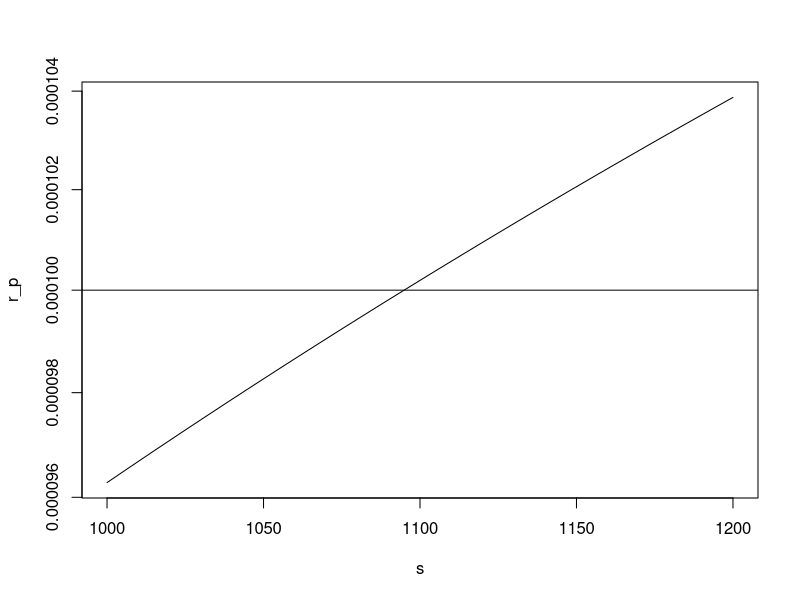

Generate this figure with R:
lambda <- 1.28E-10 #meter
thetha_d <- 0.2 #degree
focus <- 0.1 #meter
i <- -1
nStart <- 1000
nFinish <- 1200
s <- nStart:nFinish
r <- array()
r_d <- array()
r_p <- array()

thetha_r <- thetha_d*pi/180

for	(n in s) {

	k <- n - nStart + 1

	r[k] <- ((n*lambda)/(2*tan(thetha_r)*sin(thetha_r)))*(sqrt(1+tan(thetha_r)^2*(1+((4*focus)/(n*lambda))))+i)

	if (n == nStart) {
		r_d[k] <- r[k]
	} else {
		r_d[k] <- r[k]-r[k-1]
	}
}

r_p <- r * sin(thetha_r)

plot (s, r_p, type='l', log='y')
abline(h=100e-06)